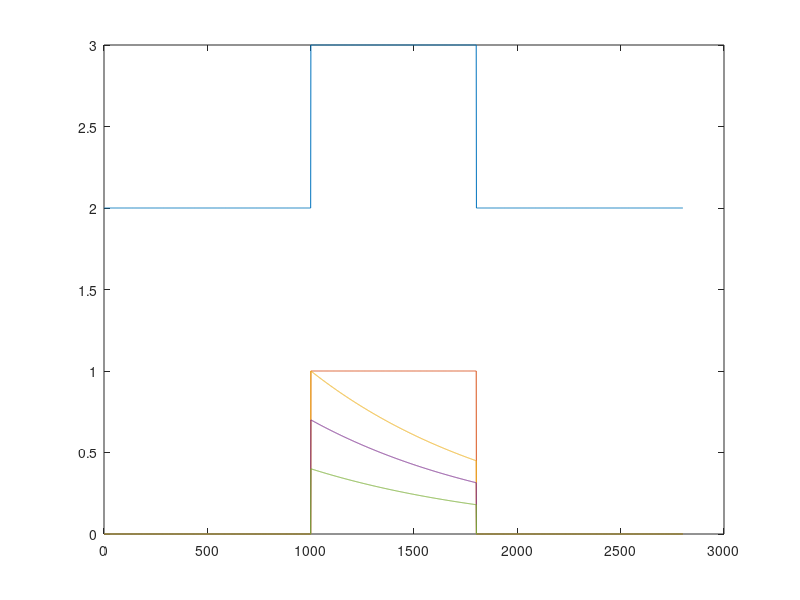

Write the MATLAB code that produced this figure.
% figure illustration

X = 0:800 ;

% bg odor
tau = 0 ;
ofs = 10 ;
Y(1,:) = exp(-X*tau)+ofs ;

% lfp
tau = .01 ;
ofs = 10 ;
Y(2,:) = exp(-X*tau)+ofs ;

% ORN spikes - PN synaptic
tau = .01 ;
ofs = .5 ;
Y(3,:) = exp(-X*tau)+ofs ;

% PN spikes 
tau = .01 ;
ofs = .2 ;
Y(4,:) = exp(-X*tau)+ofs ;

for a=1:4 ;
    Y(a,:) = Y(a,:)/max(Y(a,:)) ;
end

Y = [zeros(4,1000),Y] ; 

plot(Y')

ForIgor.bgRs = Y' ;

% pulses 

X = 0:800 ;

tau = .001 ;
R(1,:) = ones(1,length(X))+2 ;
R(2,:) = ones(1,length(X)) ;
R(3,:) = 1*exp(-X*tau) ; % control
R(4,:) = .7*exp(-X*tau) ; % ORN LFP - ORN spikes
R(5,:) = .4*exp(-X*tau) ; % PN syn - PN spikes

Rplus = [2*ones(1,1000);zeros(4,1000)] ;
R = [Rplus,R,Rplus] ; 
plot(R')

ForIgor.pulseRs = R' ;
